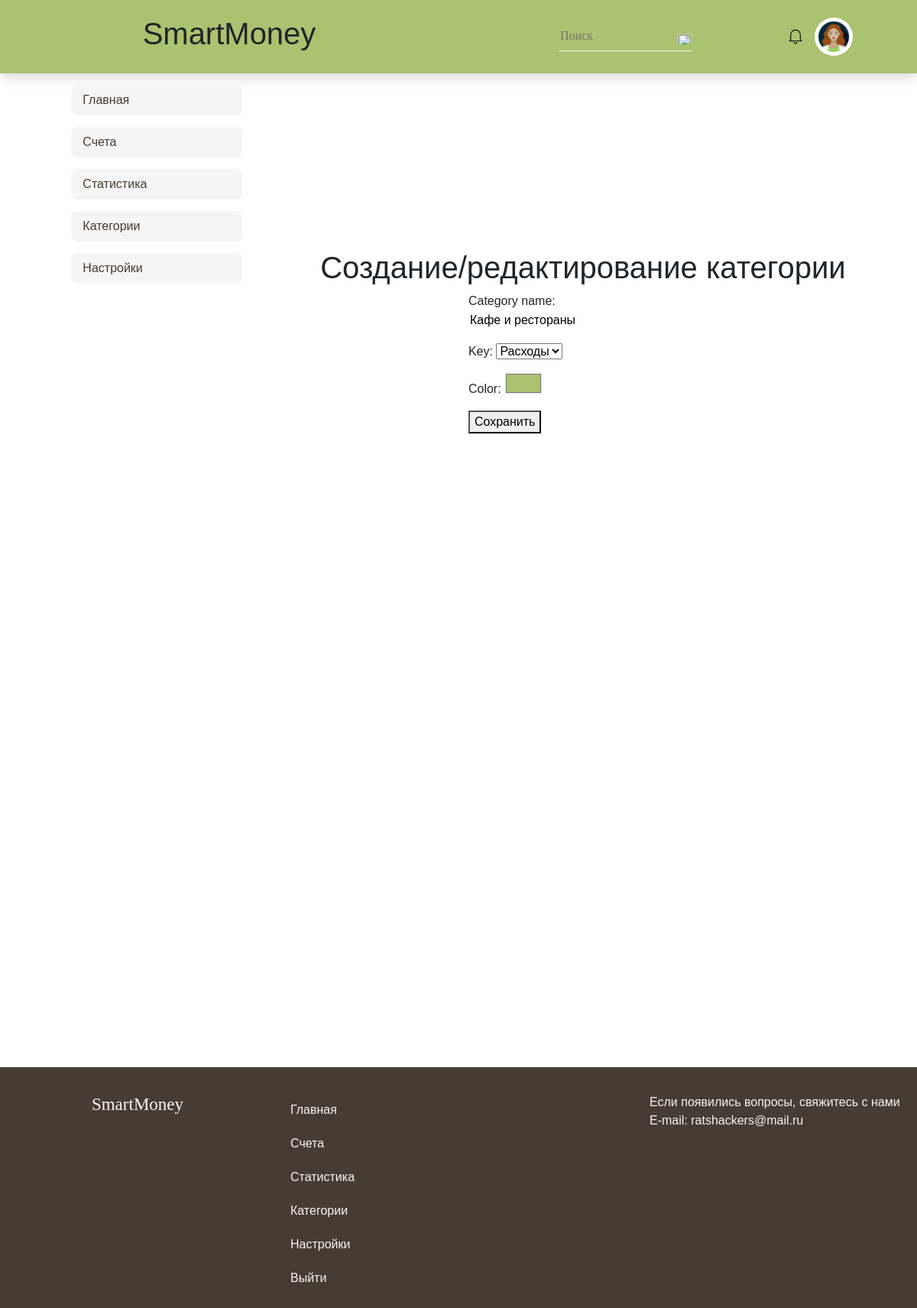
/users/categories/1/edit/ (signed in), run on the app's committed database.
### users/models.py (models this page shows, shortened)
class CategoryModel(models.Model):
    EXPENSES = 'Расходы'
    INCOME = 'Доходы'
    CATEGORY_TYPE_CHOICES = (
        (EXPENSES, 'Расходы'),
        (INCOME, 'Доходы'),
    )
    user = models.ForeignKey(AUTH_USER_MODEL, on_delete=models.CASCADE)
    category_name = models.CharField(max_length=100, blank=True)
    key = models.CharField(max_length=100, choices=CATEGORY_TYPE_CHOICES, default=EXPENSES, blank=True)
    color = models.CharField(max_length=7, default="#000000")

### users/views.py (the view)
# urls.py: path('categories/<int:category_id>/edit/', category_edit, name='category_edit'),
@login_required
def category_edit(request, category_id):
    category = get_object_or_404(CategoryModel, id=category_id, user=request.user)
    if request.method == 'POST':
        form = CategoryForm(request.POST, request.FILES, instance=category)
        if form.is_valid():
            category = form.save()
            return redirect('category_list')
    else:
        form = CategoryForm(instance=category)
    context = {
        'form': form,
        'category': category
    }
    return render(request, 'profile/categories/category_form.html', context)

### users/forms.py
class CategoryForm(forms.ModelForm):
    class Meta:
        model = CategoryModel
        fields = ('category_name', 'key', 'color')
        widgets = {
            'color': forms.TextInput(attrs={'type': 'color'}),
        }

### users/templates/users/profile/categories/category_form.html (shortened to what this page needs)
{% extends 'users/profile/categories/category_base.html' %}
{% load static %}
{% block head %}
  <link href="https://cdn.jsdelivr.net/npm/bootstrap@5.0.2/dist/css/bootstrap.min.css" rel="stylesheet"
>
  <link rel="stylesheet" href="{% static 'css/styleCategory.css' %}">
{% endblock %}
{% block content %}
    <main>
        <h1>Создание/редактирование категории</h1>
        <form method="post" enctype="multipart/form-data">
            {{ form.as_p }}
            <button type="submit">Сохранить</button>
        </form>
    </main>
{% endblock %}

### users/static/css/styleCategory.css (style rules this page uses)
* { box-sizing: border-box; }
body { margin: 0; font-family: Arial, sans-serif; }
form { justify-content: center; margin: 0 auto; width: 300px; }
input { border: none; outline: none; border-radius: 3px; }

### data on the page
CategoryModel: category_name "Кафе и рестораны", key "Расходы", color "#abc270"
